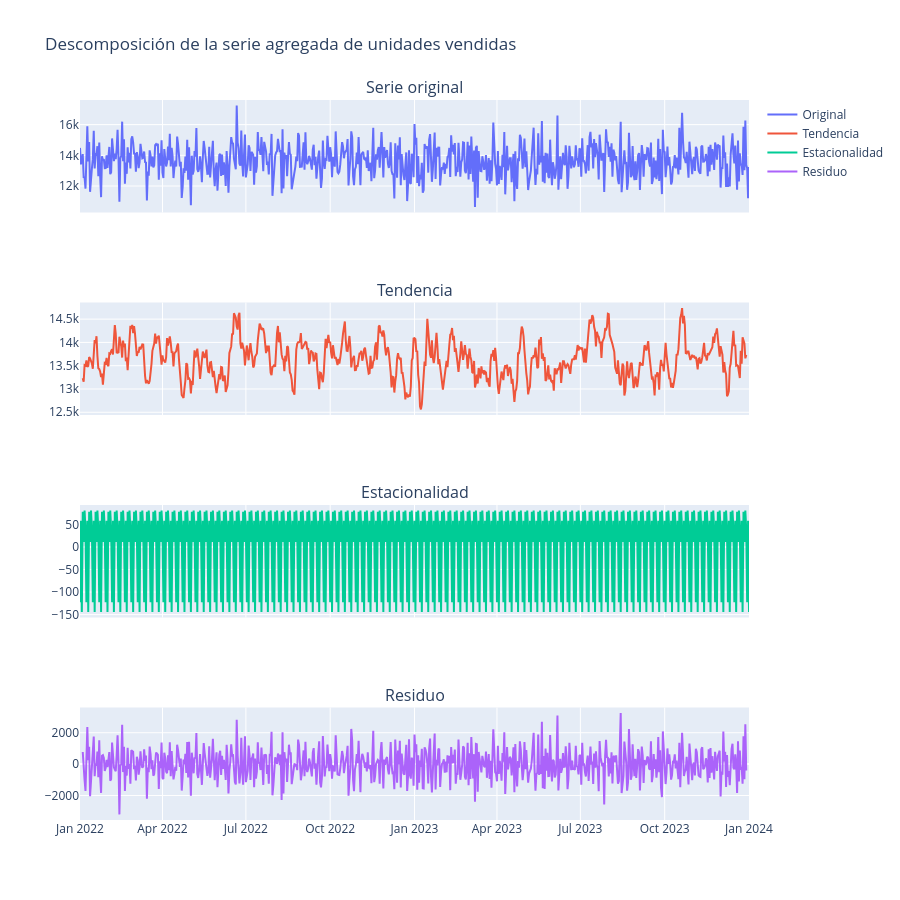
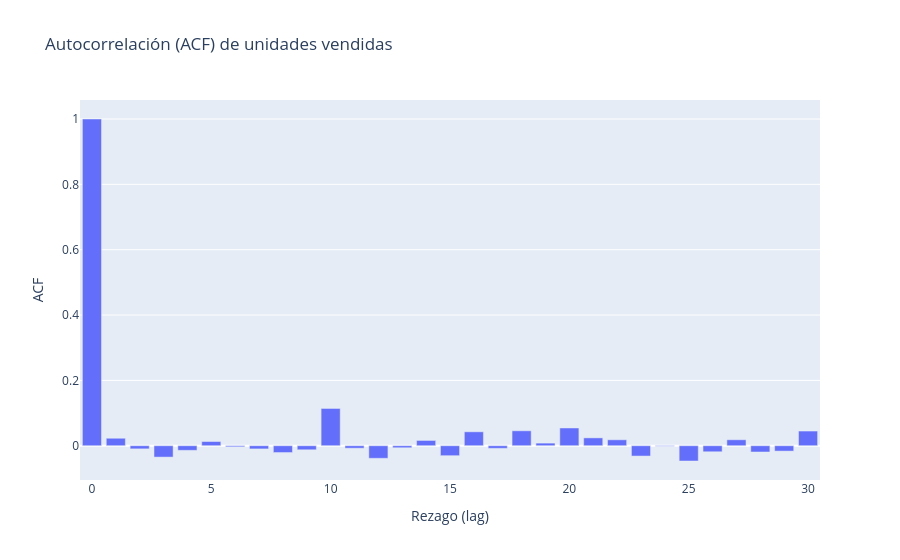

Notebook source saved alongside these figures, in order:
### Code cell
sales_agg = (
    df.group_by("Date")
      .agg(pl.col("Units Sold").sum().alias("Units Sold"))
      .sort("Date")
      .to_pandas()
)
sales_agg["Date"] = pd.to_datetime(sales_agg["Date"])
sales_ts = sales_agg.set_index("Date").asfreq("D").fillna(0)["Units Sold"]

decomp = seasonal_decompose(sales_ts, model="additive", period=7)

fig = make_subplots(
    rows=4,
    cols=1,
    shared_xaxes=True,
    subplot_titles=["Serie original", "Tendencia", "Estacionalidad", "Residuo"]
)

fig.add_trace(go.Scatter(x=sales_ts.index, y=sales_ts, name="Original"), row=1, col=1)
fig.add_trace(go.Scatter(x=sales_ts.index, y=decomp.trend, name="Tendencia"), row=2, col=1)
fig.add_trace(go.Scatter(x=sales_ts.index, y=decomp.seasonal, name="Estacionalidad"), row=3, col=1)
fig.add_trace(go.Scatter(x=sales_ts.index, y=decomp.resid, name="Residuo"), row=4, col=1)

fig.update_layout(height=900, title_text="Descomposición de la serie agregada de unidades vendidas")
fig.show()

lag_acf = acf(sales_ts, nlags=30, fft=True)

fig_acf = go.Figure(go.Bar(x=list(range(len(lag_acf))), y=lag_acf))
fig_acf.update_layout(
    title="Autocorrelación (ACF) de unidades vendidas",
    xaxis_title="Rezago (lag)",
    yaxis_title="ACF"
)
fig_acf.show()

adf_result = adfuller(sales_ts)
print("ADF Statistic:", adf_result[0])
print("p-value:", adf_result[1])
print("Lags used:", adf_result[2])
print("Number of observations:", adf_result[3])
for key, value in adf_result[4].items():
    print(f"Critical Value ({key}): {value}")
print("ACF lag 7:", lag_acf[7])

### Figure 1 — Plotly figure (JSON) as saved in the notebook; plotly's stock layout.template omitted (floating-point values rounded to 4 significant figures; data arrays with more than 128 entries replaced by an {"elided": "..."} marker saying what was removed)
{"data": [{"name": "Original", "type": "scatter", "x": {"elided": "731 str values"}, "xaxis": "x", "y": {"elided": "731 int values"}, "yaxis": "y"}, {"name": "Tendencia", "type": "scatter", "x": {"elided": "731 str values"}, "xaxis": "x2", "y": {"elided": "731 float values"}, "yaxis": "y2"}, {"name": "Estacionalidad", "type": "scatter", "x": {"elided": "731 str values"}, "xaxis": "x3", "y": {"elided": "731 float values"}, "yaxis": "y3"}, {"name": "Residuo", "type": "scatter", "x": {"elided": "731 str values"}, "xaxis": "x4", "y": {"elided": "731 float values"}, "yaxis": "y4"}], "layout": {"annotations": [{"font": {"size": 16}, "showarrow": false, "text": "Serie original", "x": 0.5, "xanchor": "center", "xref": "paper", "y": 1, "yanchor": "bottom", "yref": "paper"}, {"font": {"size": 16}, "showarrow": false, "text": "Tendencia", "x": 0.5, "xanchor": "center", "xref": "paper", "y": 0.7188, "yanchor": "bottom", "yref": "paper"}, {"font": {"size": 16}, "showarrow": false, "text": "Estacionalidad", "x": 0.5, "xanchor": "center", "xref": "paper", "y": 0.4375, "yanchor": "bottom", "yref": "paper"}, {"font": {"size": 16}, "showarrow": false, "text": "Residuo", "x": 0.5, "xanchor": "center", "xref": "paper", "y": 0.1562, "yanchor": "bottom", "yref": "paper"}], "height": 900, "title": {"text": "Descomposición de la serie agregada de unidades vendidas"}, "xaxis": {"anchor": "y", "domain": [0, 1], "matches": "x4", "showticklabels": false}, "xaxis2": {"anchor": "y2", "domain": [0, 1], "matches": "x4", "showticklabels": false}, "xaxis3": {"anchor": "y3", "domain": [0, 1], "matches": "x4", "showticklabels": false}, "xaxis4": {"anchor": "y4", "domain": [0, 1]}, "yaxis": {"anchor": "x", "domain": [0.8438, 1]}, "yaxis2": {"anchor": "x2", "domain": [0.5625, 0.7188]}, "yaxis3": {"anchor": "x3", "domain": [0.2812, 0.4375]}, "yaxis4": {"anchor": "x4", "domain": [0, 0.1562]}}}

### Figure 2 — Plotly figure (JSON) as saved in the notebook; plotly's stock layout.template omitted (floating-point values rounded to 4 significant figures)
{"data": [{"type": "bar", "x": [0, 1, 2, 3, 4, 5, 6, 7, 8, 9, 10, 11, 12, 13, 14, 15, 16, 17, 18, 19, 20, 21, 22, 23, 24, 25, 26, 27, 28, 29, 30], "y": [1.0, 0.0229, -0.009589, -0.03481, -0.01409, 0.01281, -0.003319, -0.009756, -0.02089, -0.01245, 0.1141, -0.007646, -0.03849, -0.006189, 0.01616, -0.03049, 0.04262, -0.008003, 0.04571, 0.007984, 0.0543, 0.02402, 0.01818, -0.03163, -0.001515, -0.04675, -0.0185, 0.01819, -0.01916, -0.01645, 0.04494]}], "layout": {"title": {"text": "Autocorrelación (ACF) de unidades vendidas"}, "xaxis": {"title": {"text": "Rezago (lag)"}}, "yaxis": {"title": {"text": "ACF"}}}}
